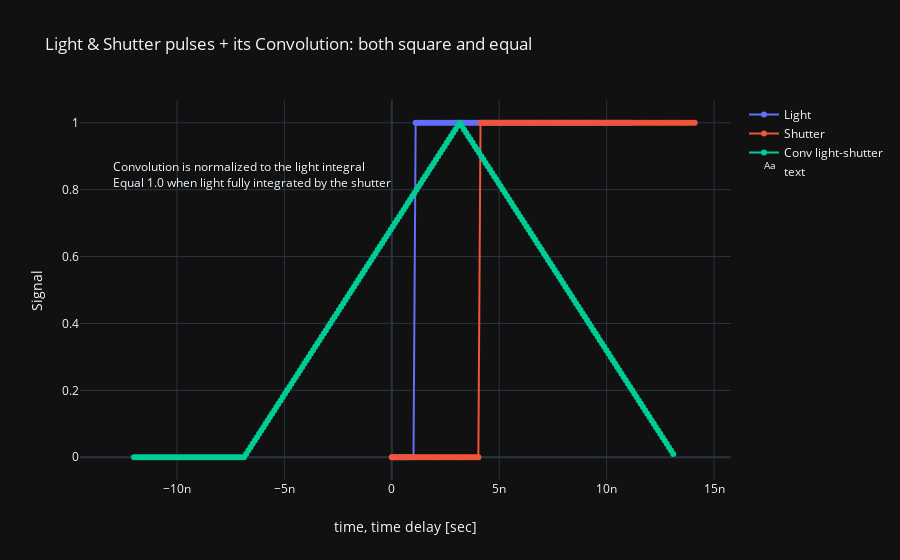

Notebook cell for this chart:
### Code cell
import numpy as np
from plotly.offline import init_notebook_mode, iplot 
import plotly.graph_objs as go
init_notebook_mode(connected=True)  # for Jupyter Lab notebook

photonic = Photonic(config='Cfg3')

rise = 1e-14
fall = 1e-14
width = 1e-8
y1, t1 = photonic.generate_pulse(rise=rise, fall=fall, width=width, smooth=False)

rise = 1e-14
fall = 1e-14
width = 1e-8
delay = 3e-9
y2, t2 = photonic.generate_pulse(delay=delay, rise=rise, fall=fall, width=width, smooth=False)

y3, t3 = photonic.conv_light_shutter(t_light=t1, y_light=y1, t_shutter=t2, y_shutter=y2)

trace0 = go.Scatter(x=t1,
                    y=y1, mode='lines+markers',  # Select 'lines', 'markers' or 'lines+markers'
                    name='Light')
trace1 = go.Scatter(x=t2,
                    y=y2, mode='lines+markers',
                    name='Shutter')
trace2 = go.Scatter(x=t3-width-2*1e-9,
                    y=y3, mode='lines+markers',
                    name='Conv light-shutter')
trace3 = go.Scatter(x=[-13e-9],
                    y=[0.8], mode='text', textposition='top right',
                    name='text', text=['Convolution is normalized to the light integral' 
                                       + '<br>Equal 1.0 when light fully integrated by the shutter'])

data = [trace0, trace1, trace2, trace3]

layout = dict(title='Light & Shutter pulses + its Convolution: both square and equal',
              xaxis=dict(title='time, time delay [sec]',type='linear'),  # Select 'log' or 'linear'
              yaxis=dict(title='Signal',type='linear'),  # Select 'log' or 'linear'
              template='plotly_dark')

iplot(dict(data=data, layout=layout))

### Figure 1 — Plotly figure (JSON) as saved in the notebook; plotly's stock layout.template omitted (floating-point values rounded to 4 significant figures; data arrays with more than 128 entries replaced by an {"elided": "..."} marker saying what was removed)
{"data": [{"mode": "lines+markers", "name": "Light", "type": "scatter", "x": [0, 1.009e-10, 2.018e-10, 3.027e-10, 4.036e-10, 5.045e-10, 6.055e-10, 7.064e-10, 8.073e-10, 9.082e-10, 1.009e-09, 1.11e-09, 1.211e-09, 1.312e-09, 1.413e-09, 1.514e-09, 1.615e-09, 1.715e-09, 1.816e-09, 1.917e-09, 2.018e-09, 2.119e-09, 2.22e-09, 2.321e-09, 2.422e-09, 2.523e-09, 2.624e-09, 2.725e-09, 2.825e-09, 2.926e-09, 3.027e-09, 3.128e-09, 3.229e-09, 3.33e-09, 3.431e-09, 3.532e-09, 3.633e-09, 3.734e-09, 3.835e-09, 3.935e-09, 4.036e-09, 4.137e-09, 4.238e-09, 4.339e-09, 4.44e-09, 4.541e-09, 4.642e-09, 4.743e-09, 4.844e-09, 4.945e-09, 5.045e-09, 5.146e-09, 5.247e-09, 5.348e-09, 5.449e-09, 5.55e-09, 5.651e-09, 5.752e-09, 5.853e-09, 5.954e-09, 6.055e-09, 6.155e-09, 6.256e-09, 6.357e-09, 6.458e-09, 6.559e-09, 6.66e-09, 6.761e-09, 6.862e-09, 6.963e-09, 7.064e-09, 7.165e-09, 7.265e-09, 7.366e-09, 7.467e-09, 7.568e-09, 7.669e-09, 7.77e-09, 7.871e-09, 7.972e-09, 8.073e-09, 8.174e-09, 8.275e-09, 8.375e-09, 8.476e-09, 8.577e-09, 8.678e-09, 8.779e-09, 8.88e-09, 8.981e-09, 9.082e-09, 9.183e-09, 9.284e-09, 9.385e-09, 9.485e-09, 9.586e-09, 9.687e-09, 9.788e-09, 9.889e-09, 9.99e-09, 1.009e-08, 1.019e-08, 1.029e-08, 1.039e-08, 1.049e-08, 1.06e-08, 1.07e-08, 1.08e-08, 1.09e-08, 1.1e-08, 1.11e-08], "y": [0, 0, 0, 0, 0, 0, 0, 0, 0, 0, 0, 1.0, 1.0, 1.0, 1.0, 1.0, 1.0, 1.0, 1.0, 1.0, 1.0, 1.0, 1.0, 1.0, 1.0, 1.0, 1.0, 1.0, 1.0, 1.0, 1.0, 1.0, 1.0, 1.0, 1.0, 1.0, 1.0, 1.0, 1.0, 1.0, 1.0, 1.0, 1.0, 1.0, 1.0, 1.0, 1.0, 1.0, 1.0, 1.0, 1.0, 1.0, 1.0, 1.0, 1.0, 1.0, 1.0, 1.0, 1.0, 1.0, 1.0, 1.0, 1.0, 1.0, 1.0, 1.0, 1.0, 1.0, 1.0, 1.0, 1.0, 1.0, 1.0, 1.0, 1.0, 1.0, 1.0, 1.0, 1.0, 1.0, 1.0, 1.0, 1.0, 1.0, 1.0, 1.0, 1.0, 1.0, 1.0, 1.0, 1.0, 1.0, 1.0, 1.0, 1.0, 1.0, 1.0, 1.0, 1.0, 1.0, 1.0, 1.0, 1.0, 1.0, 1.0, 1.0, 1.0, 1.0, 1.0, 1.0, 1.0]}, {"mode": "lines+markers", "name": "Shutter", "type": "scatter", "x": {"elided": "141 float values"}, "y": {"elided": "141 float values"}}, {"mode": "lines+markers", "name": "Conv light-shutter", "type": "scatter", "x": {"elided": "251 float values"}, "y": {"elided": "251 float values"}}, {"mode": "text", "name": "text", "text": ["Convolution is normalized to the light integral<br>Equal 1.0 when light fully integrated by the shutter"], "textposition": "top right", "type": "scatter", "x": [-1.3e-08], "y": [0.8]}], "layout": {"title": {"text": "Light & Shutter pulses + its Convolution: both square and equal"}, "xaxis": {"title": {"text": "time, time delay [sec]"}, "type": "linear"}, "yaxis": {"title": {"text": "Signal"}, "type": "linear"}}}
